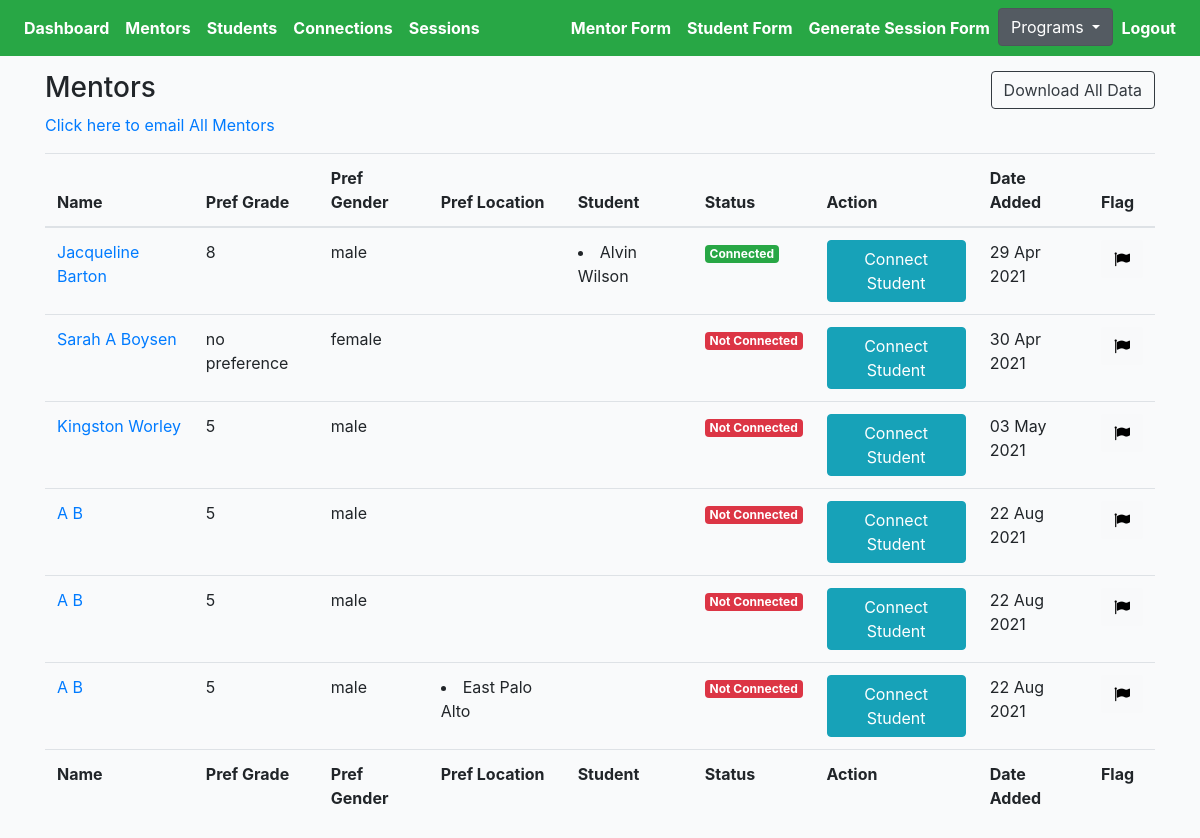
/choice/mentors/ (signed in), run on an earlier commit of the app's database.
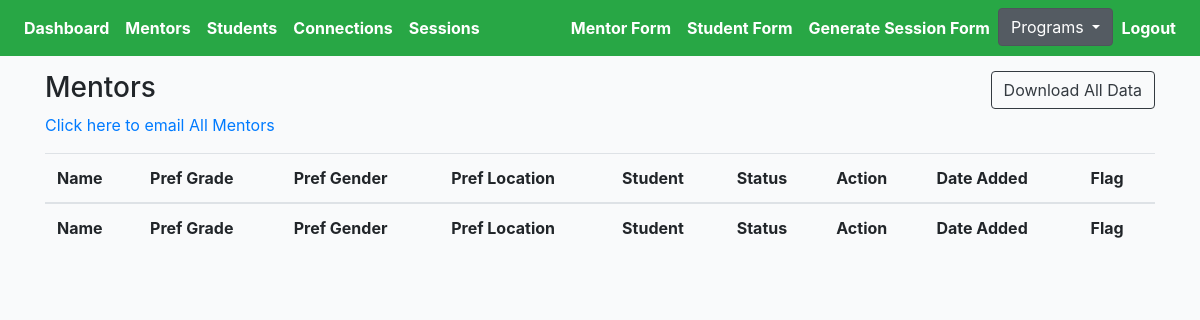
And on a later commit of the database.
### cprofiles/models.py (models this page shows, shortened)
class Mentor(models.Model):
    avatar = models.ImageField(default='avatar.png', upload_to='avatars/')
    first_name = models.CharField(max_length=200, blank=True)
    last_name = models.CharField(max_length=200, blank=True)
    email = models.EmailField(max_length=200, blank=True)
    phone = models.CharField(max_length=200, blank=True)
    address = models.CharField(max_length=200, blank=True)
    prefer_grade = models.CharField(max_length=200, choices=MENTOR_GRADE_CHOICES)
    prefer_gender = models.CharField(max_length=200, choices=GENDER_CHOICES)
    prefer_location = models.ManyToManyField(Preferlocation, blank=True, related_name='prefer_location')
    mentor_last_year = models.CharField(null=True, blank=True, max_length=200, choices=YES_NO)
    language = models.ManyToManyField(Mentorlanguage, blank=True, related_name='mentor_language')
    experience = models.CharField(null=True, blank=True, max_length=200, choices=YES_NO)
    familiar = models.TextField(null=True, blank=True, max_length=1000)
    share = models.TextField(null=True, blank=True, max_length=1000)
    hobby = models.TextField(null=True, blank=True, max_length=1000)
    question = models.TextField(null=True, blank=True, max_length=1000)
    friends = models.ManyToManyField(Student, blank=True, related_name='mentors')
    updated = models.DateTimeField(auto_now=True)
    created = models.DateTimeField(auto_now_add=True)
    slug = models.SlugField(unique=True, blank=True)
    flag = models.BooleanField(default=False)
    ethnic = models.CharField(null=True, blank=True, max_length=200, choices=ETHNIC_CHOICES)
    def get_absolute_url(self):
        return reverse("cprofiles:mentor-profiles-detail", kwargs={"slug": self.slug})
    def get_friends(self):
        return self.friends.all()
    def get_locations(self):
        return self.prefer_location.all()
    __initial_first_name = None
    __initial_last_name = None
    def __init__(self, *args, **kwargs):
        super().__init__(*args, **kwargs)
        self.__initial_first_name = self.first_name
        self.__initial_last_name = self.last_name

class Student(models.Model):
    avatar = models.ImageField(default='avatar.png', upload_to='avatars/')
    first_name = models.CharField(max_length=200, blank=True)
    last_name = models.CharField(max_length=200, blank=True)
    email = models.EmailField(max_length=200, blank=True)
    gender = models.CharField(max_length=200, choices=GENDER_CHOICES)
    grade = models.CharField(max_length=200, choices=GRADE_CHOICES)
    school = models.CharField(max_length=200, blank=True)
    language_preference = models.CharField(null=True, blank=True, max_length=200, choices=STUDENT_PREFER_LANGUAGE_CHOICES)
    parent1_first_name = models.CharField(max_length=200, blank=True)
    parent1_last_name = models.CharField(max_length=200, blank=True)
    parent1_phone = models.CharField(max_length=200, blank=True)
    parent1_email = models.EmailField(max_length=200, blank=True)
    academic_advisor = models.CharField(max_length=200, blank=True)
    academic_advisor_email = models.EmailField(max_length=200, blank=True)
    activity = models.TextField(null=True, blank=True, max_length=1000)
    ind_scl = models.TextField(null=True, blank=True, max_length=1000)
    dont_know = models.TextField(null=True, blank=True, max_length=1000)
    proud = models.TextField(null=True, blank=True, max_length=1000)
    learn = models.TextField(null=True, blank=True, max_length=1000)
    happy = models.TextField(null=True, blank=True, max_length=1000)
    hobby = models.TextField(null=True, blank=True, max_length=1000)
    int_ind_school = models.TextField(null=True, blank=True, max_length=1000)
    look_ind_school = models.TextField(null=True, blank=True, max_length=1000)
    strength = models.TextField(null=True, blank=True, max_length=1000)
    obstacle = models.TextField(null=True, blank=True, max_length=1000)
    child_strength = models.ManyToManyField(Childstrength, blank=True, related_name='child_strength')
    social_strength = models.ManyToManyField(Socialstrength, blank=True, related_name='social_strength')
    interview_language = models.CharField(null=True, blank=True, max_length=200, choices=LANGUAGE_CHOICES)
    question = models.TextField(null=True, blank=True, max_length=1000)
    updated = models.DateTimeField(auto_now=True)
    created = models.DateTimeField(auto_now_add=True)
    slug = models.SlugField(unique=True, blank=True)
    flag = models.BooleanField(default=False)
    note = models.TextField(null=True, blank=True, max_length=1000)
    question1 = models.CharField(null=True, blank=True, max_length=200, choices=QUESTION_CHOICES)
    answer1 = models.TextField(null=True, blank=True, max_length=1000)
    question2 = models.CharField(null=True, blank=True, max_length=200, choices=QUESTION_CHOICES)
    answer2 = models.TextField(null=True, blank=True, max_length=1000)
    __initial_first_name = None
    __initial_last_name = None
    def __init__(self, *args, **kwargs):
        super().__init__(*args, **kwargs)
        self.__initial_first_name = self.first_name
        self.__initial_last_name = self.last_name

class Preferlocation(models.Model):
    name = models.CharField(max_length=200, blank=True)
    def __str__(self):
        return self.name

### cprofiles/views.py (the view)
# urls.py: path('mentors/', MentorProfileListView.as_view(), name='mentor-profiles-list'),
@method_decorator(login_required, name='dispatch')
@method_decorator(allowed_users(allowed_roles=['choice', 'admin']), name='dispatch')
class MentorProfileListView(ListView):
    model = Mentor
    template_name = 'choice/mentor-profile-list.html'
    def get_queryset(self):
        qs = Mentor.objects.all()
        return qs
    def get_context_data(self, **kwargs):
        context = super().get_context_data(**kwargs)
        recipients = list(i for i in Mentor.objects.values_list('email', flat=True))
        recipients = ("; ".join(recipients))
        context["recipients"] = recipients
        return context

### templates/choice/mentor-profile-list.html (shortened to what this page needs)
{% extends 'cbase.html' %}
{% load static %}
{% block stylesheet %}{% static '/css/my_invites.css' %}{% endblock %}
{% block content %}
<div class="row">
    <div class="col-auto mr-auto">
        <h3>Mentors</h3>
    </div>
    <div class="col-auto">
        <div class="btn-group" role="group" aria-label="Basic example">
            <form action="{% url 'cprofiles:export-choice-mentor-list' %}" method="POST">
                <button type="submit" class="btn btn-outline-dark">Download All Data</button>
            </form>
        </div>
    </div>
</div>
<p><a href="mailto:{{recipients}}">Click here to email All Mentors</a>
    <div class="table-responsive-lg">
        <table id="myTable" class="table">
            <thead>
                <tr>
                    <th scope="col">Name</th>
                    <th scope="col">Pref Grade</th>
                    <th scope="col">Pref Gender</th>
                    <th scope="col">Pref Location</th>
                    <th scope="col">Student</th>
                    <th scope="col">Status</th>
                    <th scope="col">Action</th>
                    <th scope="col">Date Added</th>
                    <th scope="col">Flag</th>
                </tr>
            </thead>
            <tfoot>
                <tr>
                    <th>Name</th>
                    <th>Pref Grade</th>
                    <th>Pref Gender</th>
                    <th>Pref Location</th>
                    <th>Student</th>
                    <th>Status</th>
                    <th>Action</th>
                    <th>Date Added</th>
                    <th>Flag</th>
                </tr>
            </tfoot>
            <tbody>
                {% for obj in object_list %}
                <tr>
                    <td><a href="{{obj.get_absolute_url}}">{{obj.first_name}} {{obj.last_name}}</a></td>
                    <td>{{obj.prefer_grade}}</td>
                    <td>{{obj.prefer_gender}}</td>
                    <td>{% for location in obj.get_locations %}<li>{{location}}</li>{% endfor %}
                    <td>{% for friend in obj.get_friends %}<li>{{friend.first_name}} {{friend.last_name}} </li>{% endfor %}
                    </td>
                    <td>
                        {% for friend in obj.get_friends %}
                        <div><span class="badge badge-success">Connected</span></div>
                        {% empty %}
                        <div><span class="badge badge-danger">Not Connected</div>
                        {% endfor %}
                    </td>
                    <td><a href="{% url 'cprofiles:mentor-connect-detail' obj.slug %}"><button type="submit"
                                class="btn btn-info">Connect Student</button></a></td>
                    <td>{{ obj.created |date:"d M Y"  }}</td>
                    <td>
                        <form action="{% url 'cprofiles:flag-mentor' %}" method="POST" class='like-form' id='{{obj.id}}'>
                            <button type="submit" class="like_btn btn btn-light like-btn{{obj.id}}">
                                {% if obj.flag == False %}
                                <i class="fa fa-flag thumb{{obj.id}}" style="color:black"></i>
                                {% else %}
                                <i class="fa fa-flag thumb{{obj.id}}" style="color:red"></i>
                                <p class="flag">true</p>
                                {% endif %}
                            </button>
                        </form>
                    </td>
                </tr>
                {% endfor %}
            </tbody>
        </table>
    </div>
    {% endblock content %}

What changed in the data, as far as the page shows it:
removed Mentor: first_name "Jacqueline", last_name "Barton", prefer_grade "8", prefer_gender "male", created "29 Apr 2021"
removed Student: first_name "Alvin", last_name "Wilson"
removed Mentor: first_name "Sarah A", last_name "Boysen", prefer_grade "no preference", prefer_gender "female", created "30 Apr 2021"
removed Mentor: first_name "Kingston", last_name "Worley", prefer_grade "5", prefer_gender "male", created "03 May 2021"
removed Mentor: first_name "A", last_name "B", prefer_grade "5", prefer_gender "male", created "22 Aug 2021"
removed Mentor: first_name "A", last_name "B", prefer_grade "5", prefer_gender "male", created "22 Aug 2021"
removed Mentor: first_name "A", last_name "B", prefer_grade "5", prefer_gender "male", created "22 Aug 2021"
no longer on this page (row unchanged): Preferlocation: name "East Palo Alto"
